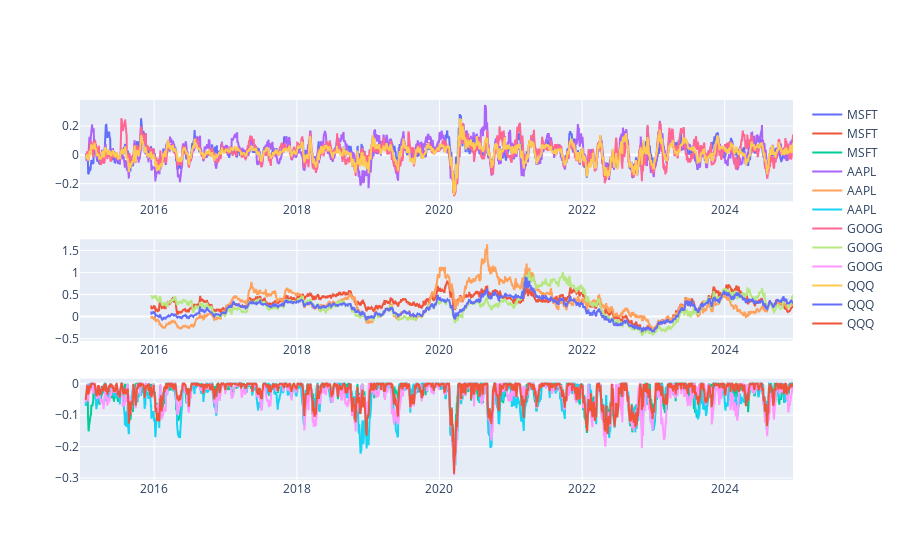

This figure's notebook cell:
### Code cell
def get_data(ticker, period='5y'):
    data = yf.Ticker(ticker).history(period=period)
    data['RollingMax'] = data['Close'].rolling(window=20).max()
    data['Drawdown'] = data['Close']/data['RollingMax'] - 1
    data['1MTrailingReturn'] = data['Close']/data['Close'].shift(periods=20) - 1
    data['1YTrailingReturn'] = data['Close']/data['Close'].shift(periods=252) - 1
    return data

def add_to_fig(fig, data, ticker):
    fig.add_trace(go.Scatter(x=data.index, y=data['1MTrailingReturn'], name=ticker), row=1, col=1)
    fig.add_trace(go.Scatter(x=data.index, y=data['1YTrailingReturn'], name=ticker), row=2, col=1)
    fig.add_trace(go.Scatter(x=data.index, y=data['Drawdown'], name=ticker), row=3, col=1)

fig = make_subplots(rows=3, cols=1)

tickers = ['MSFT', 'AAPL', 'GOOG', 'QQQ']
data = {}
for ticker in tickers:
    data[ticker] = get_data(ticker, period='10y')
    add_to_fig(fig, data[ticker], ticker)
fig.show()

### Figure 1 — Plotly figure (JSON) as saved in the notebook; plotly's stock layout.template omitted (floating-point values rounded to 4 significant figures; data arrays with more than 128 entries replaced by an {"elided": "..."} marker saying what was removed)
{"data": [{"name": "MSFT", "type": "scatter", "x": {"elided": "2516 str values"}, "xaxis": "x", "y": {"elided": "2516 float values"}, "yaxis": "y"}, {"name": "MSFT", "type": "scatter", "x": {"elided": "2516 str values"}, "xaxis": "x2", "y": {"elided": "2516 float values"}, "yaxis": "y2"}, {"name": "MSFT", "type": "scatter", "x": {"elided": "2516 str values"}, "xaxis": "x3", "y": {"elided": "2516 float values"}, "yaxis": "y3"}, {"name": "AAPL", "type": "scatter", "x": {"elided": "2516 str values"}, "xaxis": "x", "y": {"elided": "2516 float values"}, "yaxis": "y"}, {"name": "AAPL", "type": "scatter", "x": {"elided": "2516 str values"}, "xaxis": "x2", "y": {"elided": "2516 float values"}, "yaxis": "y2"}, {"name": "AAPL", "type": "scatter", "x": {"elided": "2516 str values"}, "xaxis": "x3", "y": {"elided": "2516 float values"}, "yaxis": "y3"}, {"name": "GOOG", "type": "scatter", "x": {"elided": "2516 str values"}, "xaxis": "x", "y": {"elided": "2516 float values"}, "yaxis": "y"}, {"name": "GOOG", "type": "scatter", "x": {"elided": "2516 str values"}, "xaxis": "x2", "y": {"elided": "2516 float values"}, "yaxis": "y2"}, {"name": "GOOG", "type": "scatter", "x": {"elided": "2516 str values"}, "xaxis": "x3", "y": {"elided": "2516 float values"}, "yaxis": "y3"}, {"name": "QQQ", "type": "scatter", "x": {"elided": "2516 str values"}, "xaxis": "x", "y": {"elided": "2516 float values"}, "yaxis": "y"}, {"name": "QQQ", "type": "scatter", "x": {"elided": "2516 str values"}, "xaxis": "x2", "y": {"elided": "2516 float values"}, "yaxis": "y2"}, {"name": "QQQ", "type": "scatter", "x": {"elided": "2516 str values"}, "xaxis": "x3", "y": {"elided": "2516 float values"}, "yaxis": "y3"}], "layout": {"xaxis": {"anchor": "y", "domain": [0, 1]}, "xaxis2": {"anchor": "y2", "domain": [0, 1]}, "xaxis3": {"anchor": "y3", "domain": [0, 1]}, "yaxis": {"anchor": "x", "domain": [0.7333, 1]}, "yaxis2": {"anchor": "x2", "domain": [0.3667, 0.6333]}, "yaxis3": {"anchor": "x3", "domain": [0, 0.2667]}}}
